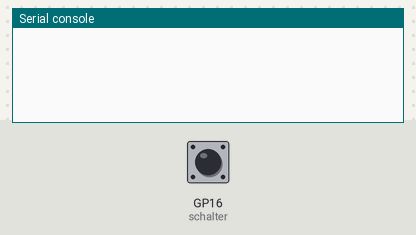
A program run on a simulated Raspberry Pi Pico running CircuitPython. Parts: the last lines printed to the serial console. The test bench sets the inputs (shaded band); at power-on: GP16 (schalter) LOW.

Above: at 1.2 s.
1.3 s: GP16 (schalter) pulled HIGH for 0.25 s
At 1.56 s:
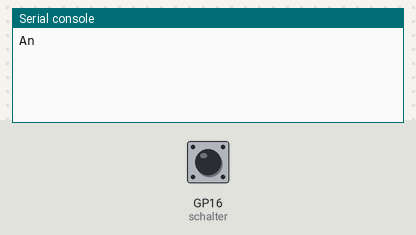
At 2.7 s:
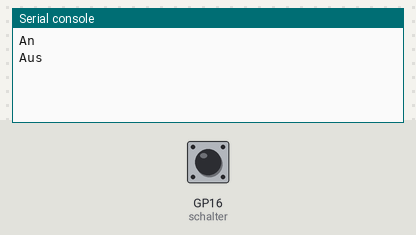

Measured:
- after the input at 1.3 s, the serial console: prints a new line after 0.10 s (image 1)

The program:

Schalter.py
```python
# 3V3->Taster->GPIO 16
# Pulldown -> Schalter geschlossen = Eingang True

import board
import digitalio
import time

schalter = digitalio.DigitalInOut(board.GP16)      # GPIO 16
schalter.switch_to_input(pull=digitalio.Pull.DOWN) # int. Pulldown

# Schalterstellung bei Programmstart?
s_state = schalter.value

# Schalter geschlossen gibt True am Eingang!
while True:
    if schalter.value != s_state:
        s_state = schalter.value
        if schalter.value:
            print("An")
        else:
            print("Aus")
    time.sleep(0.2)
```
